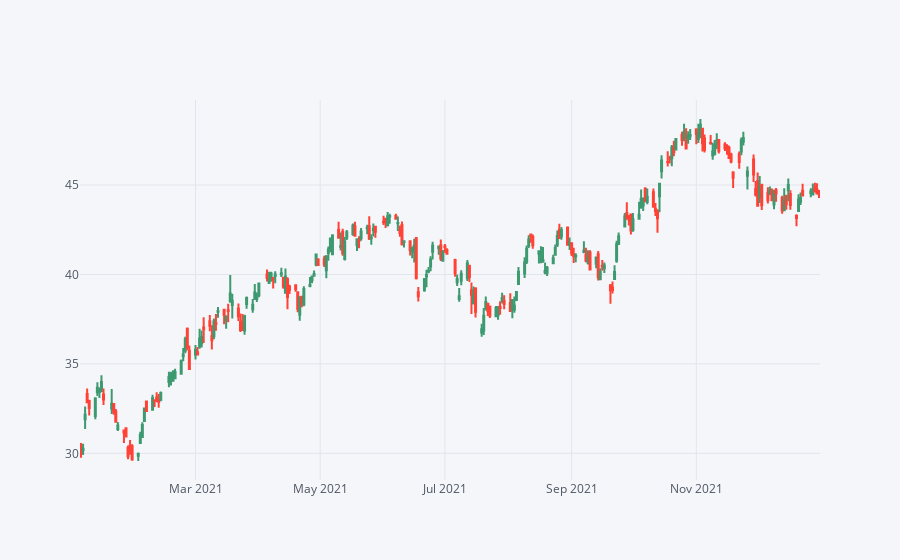

The notebook cell saved with this chart:
### Markdown cell above
Creating a candle plot for each banks stock price from Jan 2021 to Jan 2022

### Code cell
BAC[['Open', 'High', 'Low', 'Close']]['2021-01-01':'2022-01-01'].iplot(kind='candle')

### Figure 1 — Plotly figure (JSON) as saved in the notebook; plotly's stock layout.template omitted (floating-point values rounded to 4 significant figures; data arrays with more than 128 entries replaced by an {"elided": "..."} marker saying what was removed)
{"data": [{"close": {"elided": "252 float values"}, "high": {"elided": "252 float values"}, "low": {"elided": "252 float values"}, "open": {"elided": "252 float values"}, "showlegend": false, "type": "candlestick", "x": {"elided": "252 str values"}, "yaxis": "y2"}], "layout": {"legend": {"bgcolor": "#F5F6F9", "font": {"color": "#4D5663"}}, "paper_bgcolor": "#F5F6F9", "plot_bgcolor": "#F5F6F9", "title": {"font": {"color": "#4D5663"}}, "xaxis": {"gridcolor": "#E1E5ED", "rangeslider": {"visible": false}, "showgrid": true, "tickfont": {"color": "#4D5663"}, "title": {"font": {"color": "#4D5663"}, "text": ""}, "zerolinecolor": "#E1E5ED"}, "yaxis": {"gridcolor": "#E1E5ED", "showgrid": true, "showticklabels": false, "tickfont": {"color": "#4D5663"}, "title": {"font": {"color": "#4D5663"}, "text": ""}, "zerolinecolor": "#E1E5ED"}, "yaxis2": {"gridcolor": "#E1E5ED", "showgrid": true, "tickfont": {"color": "#4D5663"}, "title": {"font": {"color": "#4D5663"}, "text": ""}, "zerolinecolor": "#E1E5ED"}}}
